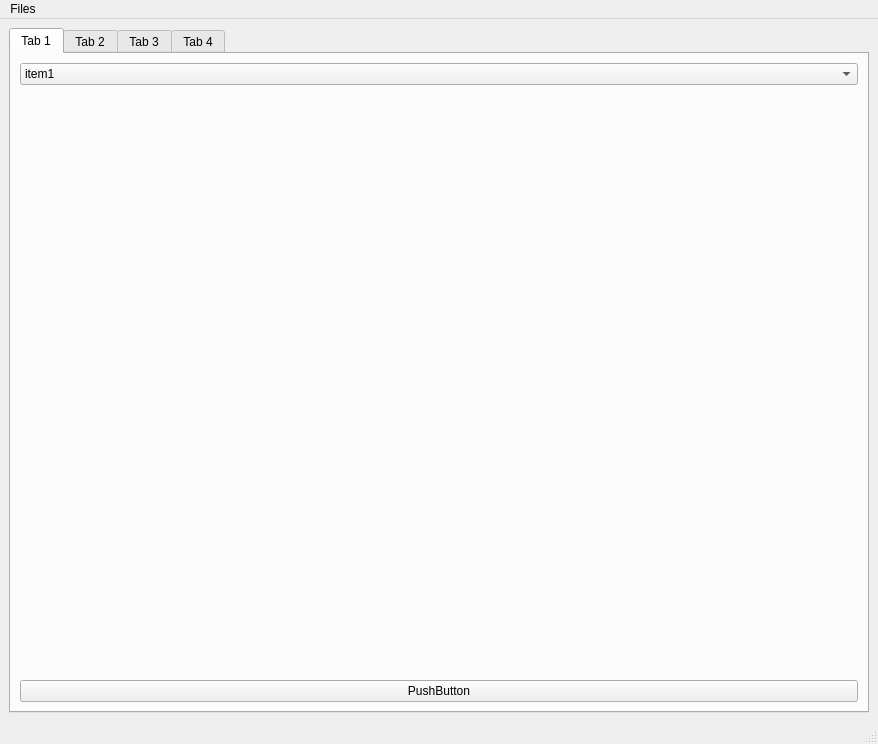
<?xml version="1.0" encoding="UTF-8"?>
<ui version="4.0">
 <class>MainWindow</class>
 <widget class="QMainWindow" name="MainWindow">
  <property name="geometry">
   <rect>
    <x>0</x>
    <y>0</y>
    <width>878</width>
    <height>744</height>
   </rect>
  </property>
  <property name="windowTitle">
   <string>MainWindow</string>
  </property>
  <widget class="QWidget" name="centralwidget">
   <layout class="QVBoxLayout" name="verticalLayout">
    <item>
     <widget class="QTabWidget" name="tabWidget">
      <property name="currentIndex">
       <number>0</number>
      </property>
      <widget class="QWidget" name="tab">
       <attribute name="title">
        <string>Tab 1</string>
       </attribute>
       <layout class="QVBoxLayout" name="verticalLayout_3">
        <item>
         <layout class="QVBoxLayout" name="verticalLayout_2">
          <item>
           <widget class="QComboBox" name="comboBox">
            <item>
             <property name="text">
              <string>item1</string>
             </property>
            </item>
            <item>
             <property name="text">
              <string>item2</string>
             </property>
            </item>
           </widget>
          </item>
          <item>
           <spacer name="verticalSpacer">
            <property name="orientation">
             <enum>Qt::Vertical</enum>
            </property>
            <property name="sizeHint" stdset="0">
             <size>
              <width>20</width>
              <height>40</height>
             </size>
            </property>
           </spacer>
          </item>
          <item>
           <widget class="QPushButton" name="pushButton">
            <property name="text">
             <string>PushButton</string>
            </property>
           </widget>
          </item>
         </layout>
        </item>
       </layout>
      </widget>
      <widget class="QWidget" name="tab_2">
       <attribute name="title">
        <string>Tab 2</string>
       </attribute>
       <layout class="QVBoxLayout" name="verticalLayout_4">
        <item>
         <widget class="QTreeWidget" name="treeWidget">
          <column>
           <property name="text">
            <string>1</string>
           </property>
          </column>
          <item>
           <property name="text">
            <string>1</string>
           </property>
           <item>
            <property name="text">
             <string>1.1</string>
            </property>
           </item>
           <item>
            <property name="text">
             <string>1.2</string>
            </property>
           </item>
          </item>
          <item>
           <property name="text">
            <string>2</string>
           </property>
           <item>
            <property name="text">
             <string>2.1</string>
            </property>
           </item>
          </item>
         </widget>
        </item>
       </layout>
      </widget>
      <widget class="QWidget" name="tab_3">
       <attribute name="title">
        <string>Tab 3</string>
       </attribute>
       <layout class="QVBoxLayout" name="verticalLayout_5">
        <item>
         <widget class="QListWidget" name="listWidget">
          <item>
           <property name="text">
            <string>list item1</string>
           </property>
          </item>
          <item>
           <property name="text">
            <string>list item2</string>
           </property>
          </item>
         </widget>
        </item>
       </layout>
      </widget>
      <widget class="QWidget" name="tab_4">
       <attribute name="title">
        <string>Tab 4</string>
       </attribute>
       <layout class="QVBoxLayout" name="verticalLayout_6">
        <item>
         <widget class="QTreeView" name="treeView"/>
        </item>
       </layout>
      </widget>
     </widget>
    </item>
   </layout>
  </widget>
  <widget class="QMenuBar" name="menubar">
   <property name="geometry">
    <rect>
     <x>0</x>
     <y>0</y>
     <width>878</width>
     <height>36</height>
    </rect>
   </property>
   <widget class="QMenu" name="menuFiles">
    <property name="title">
     <string>Files</string>
    </property>
    <addaction name="actionQuit"/>
   </widget>
   <addaction name="menuFiles"/>
  </widget>
  <widget class="QStatusBar" name="statusbar"/>
  <action name="actionQuit">
   <property name="text">
    <string>Quit</string>
   </property>
  </action>
 </widget>
 <resources/>
 <connections/>
</ui>
